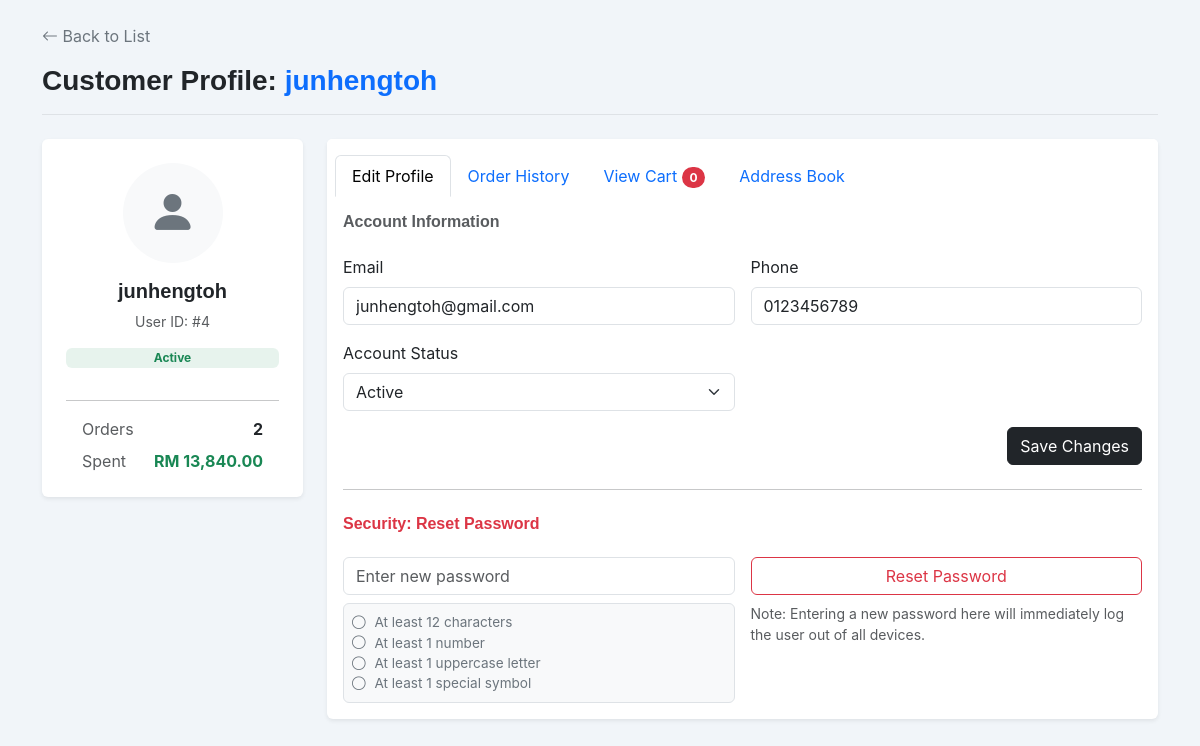
/admin_customer_details.php?id=4 (signed in), run on the app's committed database.
### tables this page shows
CREATE TABLE `users` (
  `user_id` int(11) NOT NULL,
  `username` varchar(50) NOT NULL,
  `email` varchar(100) NOT NULL,
  `password` varchar(255) NOT NULL,
  `phone` varchar(20) DEFAULT NULL,
  `address` text DEFAULT NULL,
  `profile_image` varchar(255) DEFAULT 'default_user.png',
  `role` enum('customer','admin') DEFAULT 'customer',
  `account_status` enum('Active','Banned') DEFAULT 'Active',
  `is_deleted` tinyint(1) DEFAULT 0,
  `created_at` timestamp NOT NULL DEFAULT current_timestamp(),
  `street_1` varchar(255) DEFAULT NULL,
  `street_2` varchar(255) DEFAULT NULL,
  `city` varchar(100) DEFAULT NULL,
  `state` varchar(100) DEFAULT NULL,
  `postcode` varchar(20) DEFAULT NULL
);

### admin_customer_details.php (the view, shortened to what this page needs)
<?php
include 'db_conn.php';
$user_id = mysqli_real_escape_string($conn, $_GET['id']);
$user = $conn->query("SELECT * FROM users WHERE user_id='$user_id'")->fetch_assoc();
$orders = $conn->query("SELECT * FROM orders WHERE user_id='$user_id' ORDER BY order_date DESC");
$cart = $conn->query("SELECT * FROM cart WHERE user_id='$user_id'");
$total_orders = $orders->num_rows;
$total_spent_query = $conn->query("SELECT SUM(grand_total) as total FROM orders WHERE user_id='$user_id' AND status != 'Cancelled'");
$total_spent = $total_spent_query->fetch_assoc()['total'] ?? 0;
?>
<!DOCTYPE html>
<html lang="en">
<head>
    <link href="https://cdn.jsdelivr.net/npm/bootstrap@5.3.0/dist/css/bootstrap.min.css" rel="stylesheet">
    <link rel="stylesheet" href="https://cdn.jsdelivr.net/npm/bootstrap-icons@1.10.5/font/bootstrap-icons.css">
    <link rel="stylesheet" href="admin_style.css">
</head>
<body class="p-4">
    <div class="container">
        <div class="mb-4">
            <a href="admin_customers.php" class="text-decoration-none text-secondary d-inline-block mb-3">
                <i class="bi bi-arrow-left"></i> Back to List
            </a>
            <div class="d-flex align-items-center border-bottom pb-3">
                <h3 class="fw-bold m-0">Customer Profile: <span class="text-primary"><?php echo $user['username']; ?></span></h3>
            </div>
        </div>
        <div class="row">
            <div class="col-md-3">
                <div class="card border-0 shadow-sm text-center p-4 mb-3">
                    <div class="bg-light rounded-circle mx-auto d-flex align-items-center justify-content-center mb-3" style="width: 100px; height: 100px;">
                        <?php if($user['profile_image'] && $user['profile_image'] != 'default_user.png'): ?>
                            <img src="img/<?php echo $user['profile_image']; ?>" class="rounded-circle" style="width: 100px; height: 100px; object-fit: cover;">
                        <?php else: ?>
                            <i class="bi bi-person-fill text-secondary" style="font-size: 3rem;"></i>
                        <?php endif; ?>
                    </div>
                    <h5 class="fw-bold"><?php echo $user['username']; ?></h5>
                    <p class="text-muted small">User ID: #<?php echo $user['user_id']; ?></p>
                    <?php if($user['account_status'] == 'Active'): ?>
                        <div class="badge bg-success bg-opacity-10 text-success mb-3">Active</div>
                    <?php else: ?>
                        <div class="badge bg-danger bg-opacity-10 text-danger mb-3">Banned</div>
                    <?php endif; ?>
                    <hr>
                    <div class="d-flex justify-content-between px-3">
                        <span class="text-muted">Orders</span>
                        <span class="fw-bold"><?php echo $total_orders; ?></span>
                    </div>
                    <div class="d-flex justify-content-between px-3 mt-2">
                        <span class="text-muted">Spent</span>
                        <span class="fw-bold text-success">RM <?php echo number_format($total_spent, 2); ?></span>
                    </div>
                </div>
            </div>
            <div class="col-md-9">
                <div class="card border-0 shadow-sm">
                    <div class="card-header bg-white border-bottom-0 pt-3 ps-3">
                        <ul class="nav nav-tabs card-header-tabs" id="myTab" role="tablist">
                            <li class="nav-item"><a class="nav-link active" id="profile-tab" data-bs-toggle="tab" href="#profile" role="tab">Edit Profile</a></li>
                            <li class="nav-item"><a class="nav-link" id="orders-tab" data-bs-toggle="tab" href="#orders" role="tab">Order History</a></li>
                            <li class="nav-item"><a class="nav-link" id="cart-tab" data-bs-toggle="tab" href="#cart" role="tab">View Cart <span class="badge bg-danger rounded-pill"><?php echo $cart->num_rows; ?></span></a></li>
                            <li class="nav-item"><a class="nav-link" id="address-tab" data-bs-toggle="tab" href="#address" role="tab">Address Book</a></li>
                        </ul>
                    </div>
                    <div class="card-body">
                        <div class="tab-content" id="myTabContent">
                            <div class="tab-pane fade show active" id="profile" role="tabpanel">
                                <form method="POST" class="row g-3">
                                    <h6 class="fw-bold text-muted">Account Information</h6>
                                    <div class="col-md-6">
                                        <label class="form-label">Email</label>
                                        <input type="email" name="email" class="form-control" value="<?php echo $user['email']; ?>" required>
                                    </div>
                                    <div class="col-md-6">
                                        <label class="form-label">Phone</label>
                                        <input type="text" name="phone" class="form-control" value="<?php echo $user['phone']; ?>">
                                    </div>
                                    <div class="col-md-6">
                                        <label class="form-label">Account Status</label>
                                        <select name="account_status" class="form-select">
                                            <option value="Active" <?php if($user['account_status']=='Active') echo 'selected'; ?>>Active</option>
                                        </select>
                                    </div>
                                    <div class="col-12 text-end">
                                        <button type="submit" name="update_profile" class="btn btn-dark">Save Changes</button>
                                    </div>
                                </form>
                                <hr class="my-4">
                                <form method="POST" class="row g-3">
                                    <h6 class="fw-bold text-danger">Security: Reset Password</h6>
                                    <div class="col-md-6">
                                        <input type="text" name="new_password" id="newPassInput" class="form-control" placeholder="Enter new password">
                                        <div class="mt-2 bg-light p-2 rounded border">
                                            <div class="password-rule" id="rule-length"><i class="bi bi-circle"></i> At least 12 characters</div>
                                            <div class="password-rule" id="rule-number"><i class="bi bi-circle"></i> At least 1 number</div>
                                            <div class="password-rule" id="rule-upper"><i class="bi bi-circle"></i> At least 1 uppercase letter</div>
                                            <div class="password-rule" id="rule-special"><i class="bi bi-circle"></i> At least 1 special symbol</div>
                                        </div>
                                    </div>
                                    <div class="col-md-6 align-self-start">
                                        <button type="submit" name="reset_password" class="btn btn-outline-danger w-100">Reset Password</button>
                                        <div class="form-text mt-2">
                                            Note: Entering a new password here will immediately log the user out of all devices.
                                        </div>
                                    </div>
                                </form>
                            </div>
                        </div>
                    </div>
                </div>
            </div>
        </div>
    </div>
</body>
</html>

### admin_style.css (style rules this page uses)
body { font-family: 'Inter', sans-serif; background-color: #f1f5f9; overflow-x: hidden; }
h1, h2, h3, h4, h5, h6, .navbar-brand, .sidebar-heading { font-family: 'Poppins', sans-serif; }

### admin_customer_details.php (style rules this page uses)
.password-rule { font-size: 0.85rem; color: #6c757d; transition: all 0.3s; }
.password-rule i { margin-right: 5px; }

### data on the page
users: username "junhengtoh", user_id "4", is_deleted "0", email "junhengtoh@gmail.com", phone "0123456789", account_status "Active"

### other printed values
$total_orders "2"
$total_spent "13,840.00"
